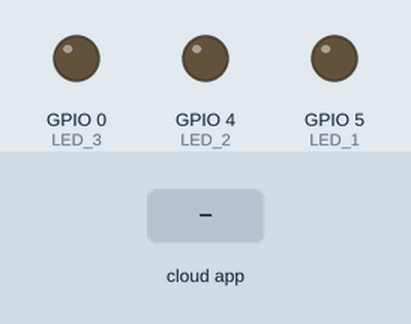
Bench run of a sketch on a simulated ESP8266 (NodeMCU). Parts: output pins drawn as LEDs (lit = HIGH). The test bench sets the inputs (shaded band). WiFi joins after 1.5 s; servers stay silent unless stated; what the sketch prints to the serial monitor is not drawn.

Above: at 2.7 s.
2.8 s: the phone or cloud app sets Foco.1 to 1
At 4.0 s:
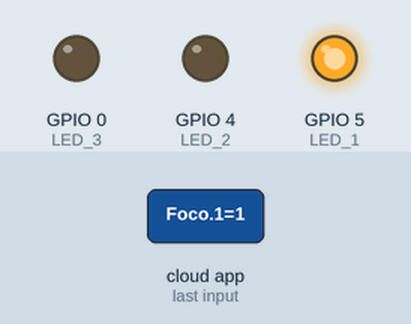
4.3 s: the phone or cloud app sets Foco.2 to 1
At 5.3 s:
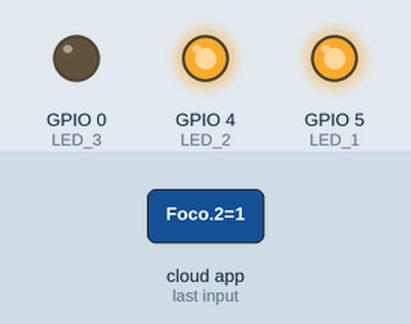
5.8 s: the phone or cloud app sets Foco.1 to 0
At 6.4 s:
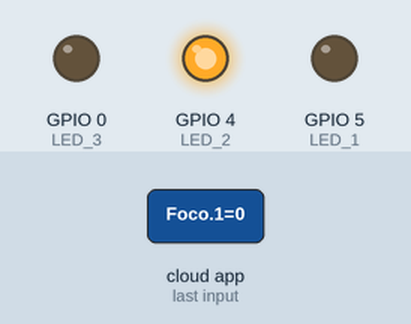
7.3 s: the phone or cloud app sets Foco.3 to 1
At 8.5 s:
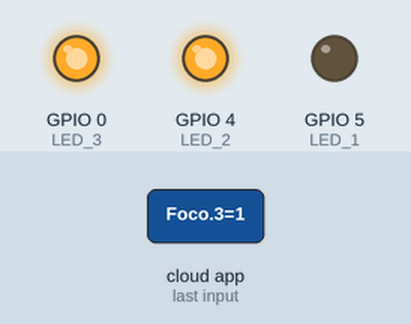
8.8 s: the phone or cloud app sets Foco.2 to 0
At 9.9 s:
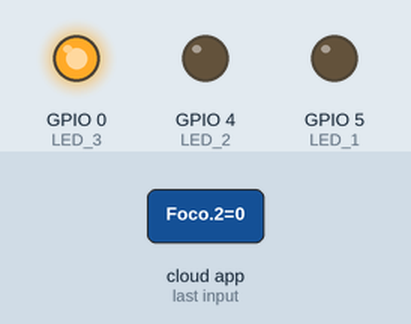
10.3 s: the phone or cloud app sets Foco.1 to 1
At 11.0 s:
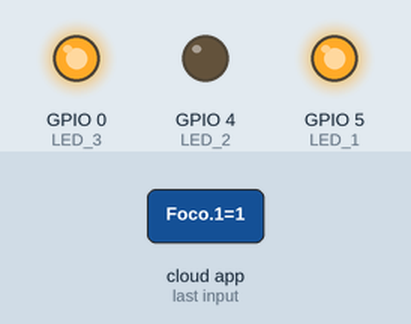
Timing chart, 0 to 12.8 s (numbered marks = the images above; inputs shaded):
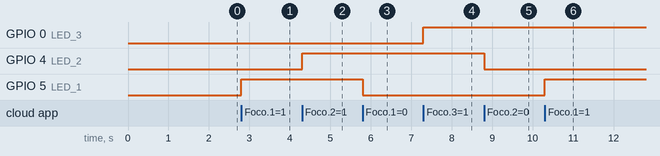

The sketch:

esp_8266_con_alexa.ino
```cpp
#include <WiFiClient.h>
#include <WiFiServer.h>
#include <WiFiUdp.h>

#include <Arduino.h>

    #include <WiFi.h>

 #include <ESP8266WiFi.h>

#include "fauxmoESP.h"

// Rename the credentials.sample.h file to credentials.h and
// edit it according to your router configuration

#define WIFI_SSID "MaciasTLA"
#define WIFI_PASS "WiFiDeFamiliaMacias0371"
#define SERIAL_BAUDRATE 115200

// DEVICES
#define LED_1 5
#define ID_1 "Foco 1"
#define LED_2 4
#define ID_2 "Foco 2"
#define LED_3 0
#define ID_3 "Foco 3"

fauxmoESP fauxmo;
// -----------------------------------------------------------------------------
// Wifi
// -----------------------------------------------------------------------------

void wifiSetup() {

    // Set WIFI module to STA mode
    WiFi.mode(WIFI_STA);

    // Connect
    Serial.printf("[WIFI] Connecting to %s ", WIFI_SSID);
    WiFi.begin(WIFI_SSID, WIFI_PASS);

    // Wait
    while (WiFi.status() != WL_CONNECTED) {
        Serial.print(".");
        delay(100);
    }
    Serial.println();

    // Connected!
    Serial.printf("[WIFI] STATION Mode, SSID: %s, IP address: %s\n", WiFi.SSID().c_str(), WiFi.localIP().toString().c_str());

}

void setup() {

    // Init serial port and clean garbage
    Serial.begin(SERIAL_BAUDRATE);

    // LEDs
    pinMode(LED_1, OUTPUT);
    digitalWrite(LED_1, LOW);
    pinMode(LED_2, OUTPUT);
    digitalWrite(LED_2, LOW);
    pinMode(LED_3, OUTPUT);
    digitalWrite(LED_3, LOW);

    // Wifi
    wifiSetup();

    fauxmo.createServer(true); // not needed, this is the default value
    fauxmo.setPort(80); // This is required for gen3 devices
    fauxmo.enable(true);
    // Add virtual devices
    fauxmo.addDevice(ID_1);
    fauxmo.addDevice(ID_2);
    fauxmo.addDevice(ID_3);
    fauxmo.onSetState([](unsigned char device_id, const char * device_name, bool state, unsigned char value) {

        Serial.printf("[MAIN] Device #%d (%s) state: %s value: %d\n", device_id, device_name, state ? "ON" : "OFF", value);

        if (strcmp(device_name, ID_1)==0) {
            digitalWrite(LED_1, state ? HIGH : LOW);
        }else if (strcmp(device_name, ID_2)==0) {
            digitalWrite(LED_2, state ? HIGH : LOW);
        }else if (strcmp(device_name, ID_3)==0) {
            digitalWrite(LED_3, state ? HIGH : LOW);
        }

    });

}

void loop() {
    fauxmo.handle();

}
```

Measured:
- after the input at 2.8 s, GPIO 5 (LED_1): LOW → HIGH at once
- after the input at 4.3 s, GPIO 4 (LED_2): LOW → HIGH at once
- after the input at 5.8 s, GPIO 5 (LED_1): HIGH → LOW at once
- after the input at 7.3 s, GPIO 0 (LED_3): LOW → HIGH at once
- after the input at 8.8 s, GPIO 4 (LED_2): HIGH → LOW at once
- after the input at 10.3 s, GPIO 5 (LED_1): LOW → HIGH at once
